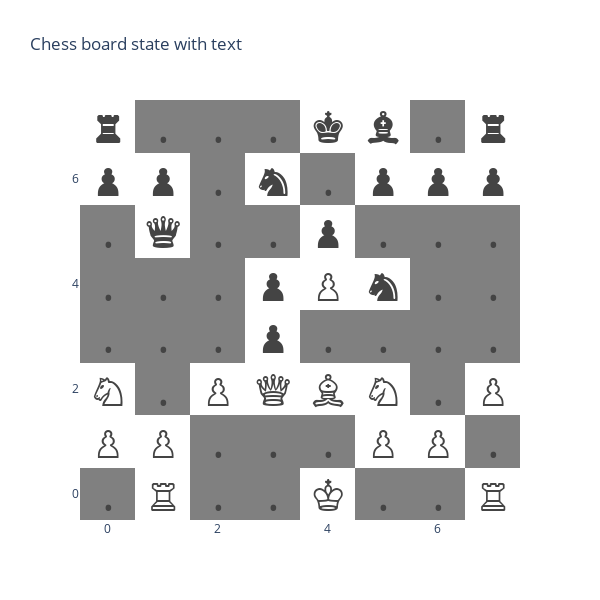

The notebook cell saved with this chart:
### Code cell
def tensor_to_text(board_state: torch.Tensor) -> np.ndarray:
    # Create a mapping from numbers to characters
    # Update this mapping according to your requirements

    # Convert the tensor to numpy array for easier processing
    board_array = board_state.numpy()

    # Create an empty array with the same shape for text
    text_array = np.empty(board_array.shape, dtype=str)

    # Fill the text array with corresponding characters
    for i in range(board_array.shape[0]):
        for j in range(board_array.shape[1]):
            text_array[i, j] = INT_TO_CHAR.get(board_array[i, j], str(board_array[i, j]))

    return text_array

def plot_board_state_with_text(board_state: torch.Tensor):
    # Convert the tensor to a text matrix
    text_matrix = tensor_to_text(board_state)

    # Define the custom colorscale
    colorscale = [
        [0, 'white'],   # Negative values
        [0.49, 'white'],
        [0.5, 'grey'],  # Zero
        [0.51, 'white'],
        [1, 'white']    # Positive values
    ]


    # Create heatmap with text and custom colorscale
    heatmap = go.Heatmap(
        z=board_state.numpy(), 
        text=text_matrix, 
        showscale=False, 
        colorscale=colorscale,
        texttemplate="%{text}",
        textfont=dict(size=48) 
    )

    return heatmap
heatmap = plot_board_state_with_text(move_of_interest_state_RR)

# Define the layout
layout = go.Layout(
    title="Chess board state with text",
    xaxis=dict(ticks='', nticks=8),
    yaxis=dict(ticks='', nticks=8),
    autosize=False,
    width=600,
    height=600
)

# Create figure and plot
fig = go.Figure(data=[heatmap], layout=layout)
fig.show()

### Figure 1 — Plotly figure (JSON) as saved in the notebook; plotly's stock layout.template omitted (floating-point values rounded to 4 significant figures)
{"data": [{"colorscale": [[0, "white"], [0.49, "white"], [0.5, "grey"], [0.51, "white"], [1, "white"]], "showscale": false, "text": [[".", "♖", ".", ".", "♔", ".", ".", "♖"], ["♙", "♙", ".", ".", ".", "♙", "♙", "."], ["♘", ".", "♙", "♕", "♗", "♘", ".", "♙"], [".", ".", ".", "♟", ".", ".", ".", "."], [".", ".", ".", "♟", "♙", "♞", ".", "."], [".", "♛", ".", ".", "♟", ".", ".", "."], ["♟", "♟", ".", "♞", ".", "♟", "♟", "♟"], ["♜", ".", ".", ".", "♚", "♝", ".", "♜"]], "textfont": {"size": 48}, "texttemplate": "%{text}", "type": "heatmap", "z": [[0, 4, 0, 0, 6, 0, 0, 4], [1, 1, 0, 0, 0, 1, 1, 0], [2, 0, 1, 5, 3, 2, 0, 1], [0, 0, 0, -1, 0, 0, 0, 0], [0, 0, 0, -1, 1, -2, 0, 0], [0, -5, 0, 0, -1, 0, 0, 0], [-1, -1, 0, -2, 0, -1, -1, -1], [-4, 0, 0, 0, -6, -3, 0, -4]]}], "layout": {"autosize": false, "height": 600, "title": {"text": "Chess board state with text"}, "width": 600, "xaxis": {"nticks": 8, "ticks": ""}, "yaxis": {"nticks": 8, "ticks": ""}}}
